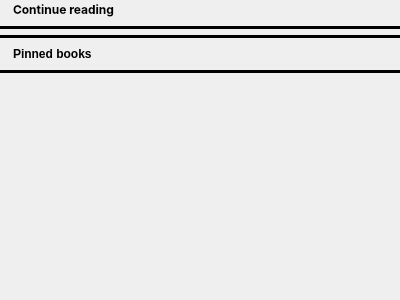
<?xml version="1.0" encoding="UTF-8"?>
<ui version="4.0">
 <class>homePageWidget</class>
 <widget class="QWidget" name="homePageWidget">
  <property name="geometry">
   <rect>
    <x>0</x>
    <y>0</y>
    <width>400</width>
    <height>300</height>
   </rect>
  </property>
  <property name="windowTitle">
   <string>Form</string>
  </property>
  <layout class="QVBoxLayout" name="verticalLayout">
   <property name="leftMargin">
    <number>0</number>
   </property>
   <property name="topMargin">
    <number>0</number>
   </property>
   <property name="rightMargin">
    <number>0</number>
   </property>
   <property name="bottomMargin">
    <number>0</number>
   </property>
   <item>
    <widget class="QScrollArea" name="scrollArea">
     <property name="frameShape">
      <enum>QFrame::NoFrame</enum>
     </property>
     <property name="frameShadow">
      <enum>QFrame::Plain</enum>
     </property>
     <property name="lineWidth">
      <number>0</number>
     </property>
     <property name="widgetResizable">
      <bool>true</bool>
     </property>
     <widget class="QWidget" name="scrollAreaWidgetContents">
      <property name="geometry">
       <rect>
        <x>0</x>
        <y>0</y>
        <width>400</width>
        <height>300</height>
       </rect>
      </property>
      <layout class="QVBoxLayout" name="verticalLayout_2">
       <property name="leftMargin">
        <number>0</number>
       </property>
       <property name="topMargin">
        <number>0</number>
       </property>
       <property name="rightMargin">
        <number>0</number>
       </property>
       <property name="bottomMargin">
        <number>0</number>
       </property>
       <item>
        <layout class="QHBoxLayout" name="horizontalLayout_2">
         <property name="bottomMargin">
          <number>0</number>
         </property>
         <item>
          <widget class="QLabel" name="recentBooksIconLabel">
           <property name="text">
            <string></string>
           </property>
          </widget>
         </item>
         <item>
          <widget class="QLabel" name="label">
           <property name="sizePolicy">
            <sizepolicy hsizetype="Minimum" vsizetype="Maximum">
             <horstretch>0</horstretch>
             <verstretch>0</verstretch>
            </sizepolicy>
           </property>
           <property name="font">
            <font>
             <family>Inter</family>
             <weight>75</weight>
             <bold>true</bold>
            </font>
           </property>
           <property name="styleSheet">
            <string notr="true"></string>
           </property>
           <property name="text">
            <string>Continue reading</string>
           </property>
           <property name="alignment">
            <set>Qt::AlignLeading|Qt::AlignLeft|Qt::AlignVCenter</set>
           </property>
          </widget>
         </item>
         <item>
          <spacer name="horizontalSpacer_2">
           <property name="orientation">
            <enum>Qt::Horizontal</enum>
           </property>
           <property name="sizeHint" stdset="0">
            <size>
             <width>40</width>
             <height>20</height>
            </size>
           </property>
          </spacer>
         </item>
        </layout>
       </item>
       <item>
        <widget class="Line" name="line_2">
         <property name="frameShadow">
          <enum>QFrame::Plain</enum>
         </property>
         <property name="lineWidth">
          <number>4</number>
         </property>
         <property name="orientation">
          <enum>Qt::Horizontal</enum>
         </property>
        </widget>
       </item>
       <item>
        <layout class="QVBoxLayout" name="booksVerticalLayout">
         <property name="sizeConstraint">
          <enum>QLayout::SetNoConstraint</enum>
         </property>
         <property name="topMargin">
          <number>0</number>
         </property>
        </layout>
       </item>
       <item>
        <widget class="Line" name="line">
         <property name="frameShadow">
          <enum>QFrame::Plain</enum>
         </property>
         <property name="lineWidth">
          <number>4</number>
         </property>
         <property name="orientation">
          <enum>Qt::Horizontal</enum>
         </property>
        </widget>
       </item>
       <item>
        <layout class="QHBoxLayout" name="horizontalLayout">
         <property name="bottomMargin">
          <number>0</number>
         </property>
         <item>
          <widget class="QLabel" name="pinnedBooksIconLabel">
           <property name="text">
            <string></string>
           </property>
          </widget>
         </item>
         <item>
          <widget class="QLabel" name="label_2">
           <property name="font">
            <font>
             <weight>75</weight>
             <bold>true</bold>
            </font>
           </property>
           <property name="styleSheet">
            <string notr="true"></string>
           </property>
           <property name="text">
            <string>Pinned books</string>
           </property>
          </widget>
         </item>
         <item>
          <spacer name="horizontalSpacer">
           <property name="orientation">
            <enum>Qt::Horizontal</enum>
           </property>
           <property name="sizeHint" stdset="0">
            <size>
             <width>40</width>
             <height>20</height>
            </size>
           </property>
          </spacer>
         </item>
        </layout>
       </item>
       <item>
        <widget class="Line" name="line_3">
         <property name="frameShadow">
          <enum>QFrame::Plain</enum>
         </property>
         <property name="lineWidth">
          <number>4</number>
         </property>
         <property name="orientation">
          <enum>Qt::Horizontal</enum>
         </property>
        </widget>
       </item>
       <item>
        <layout class="QVBoxLayout" name="pinnedBooksVerticalLayout"/>
       </item>
       <item>
        <spacer name="verticalSpacer">
         <property name="orientation">
          <enum>Qt::Vertical</enum>
         </property>
         <property name="sizeHint" stdset="0">
          <size>
           <width>20</width>
           <height>40</height>
          </size>
         </property>
        </spacer>
       </item>
      </layout>
     </widget>
    </widget>
   </item>
  </layout>
 </widget>
 <resources/>
 <connections/>
</ui>
